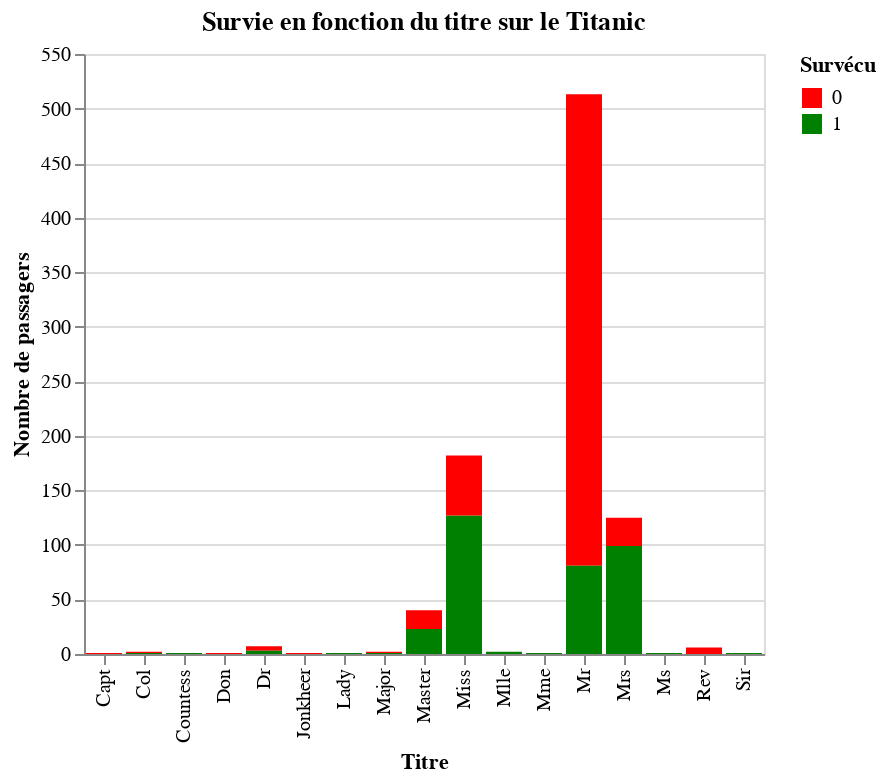

Notebook source saved alongside this figure:
### Code cell
import re

def extract_title(name):
    title_search = re.search('([A-Za-z]+)\.', name)
    if title_search:
        return title_search.group(1)
    return " "
df['Title'] = df['Name'].apply(extract_title)

# Création du graphique
chart = alt.Chart(df).mark_bar().encode(
    x=alt.X('Title:O', title='Titre'),
    y=alt.Y('count()', title='Nombre de passagers'),
    color=alt.Color('Survived:N', title='Survécu', scale=alt.Scale(domain=[0, 1], range=['red', 'green'])),
    tooltip=[alt.Tooltip('count()', title='Nombre de passagers'), 'Title', 'Survived']
).properties(
    title='Survie en fonction du titre sur le Titanic'
)

chart.display()

### Figure 1 — Vega-Lite specification as saved in the notebook (floating-point values rounded to 4 significant figures; data arrays with more than 128 entries replaced by an {"elided": "..."} marker saying what was removed)
{"config": {"view": {"continuousWidth": 300, "continuousHeight": 300}}, "data": {"name": "data-fb48770c822c73862c2cf7224f4895f6"}, "mark": {"type": "bar"}, "encoding": {"color": {"field": "Survived", "scale": {"domain": [0, 1], "range": ["red", "green"]}, "title": "Survécu", "type": "nominal"}, "tooltip": [{"aggregate": "count", "title": "Nombre de passagers", "type": "quantitative"}, {"field": "Title", "type": "nominal"}, {"field": "Survived", "type": "quantitative"}], "x": {"field": "Title", "title": "Titre", "type": "ordinal"}, "y": {"aggregate": "count", "title": "Nombre de passagers", "type": "quantitative"}}, "title": "Survie en fonction du titre sur le Titanic", "$schema": "https://vega.github.io/schema/vega-lite/v5.16.3.json", "datasets": {"data-fb48770c822c73862c2cf7224f4895f6": {"elided": "887 records"}}}
